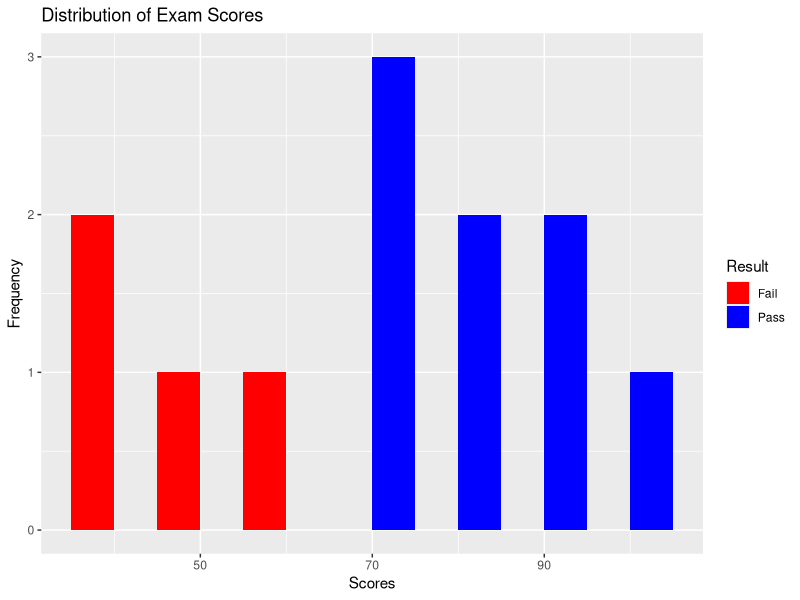

This figure's R source:
scores <- c(85, 70, 92, 55, 78, 63, 97, 40, 89, 72, 35, 71)
pass_threshold <- 70
pass_fail <- vector("character", length(scores))

for (i in 1:length(scores)) {
  pass_fail[i] <- ifelse(scores[i] >= pass_threshold, "Pass", "Fail")
}

for (i in 1:length(scores)) {
  cat("Score:", scores[i], "- Result:", pass_fail[i], "\n")
}

library(ggplot2)
data <- data.frame(Score = scores, Result = pass_fail)

ggplot(data, aes(x = Score, fill = Result)) +
  geom_histogram(binwidth = 10, position = "dodge") +
  labs(title = "Distribution of Exam Scores", x = "Scores", y = "Frequency") +
  scale_fill_manual(values = c("Pass" = "blue", "Fail" = "red"))
